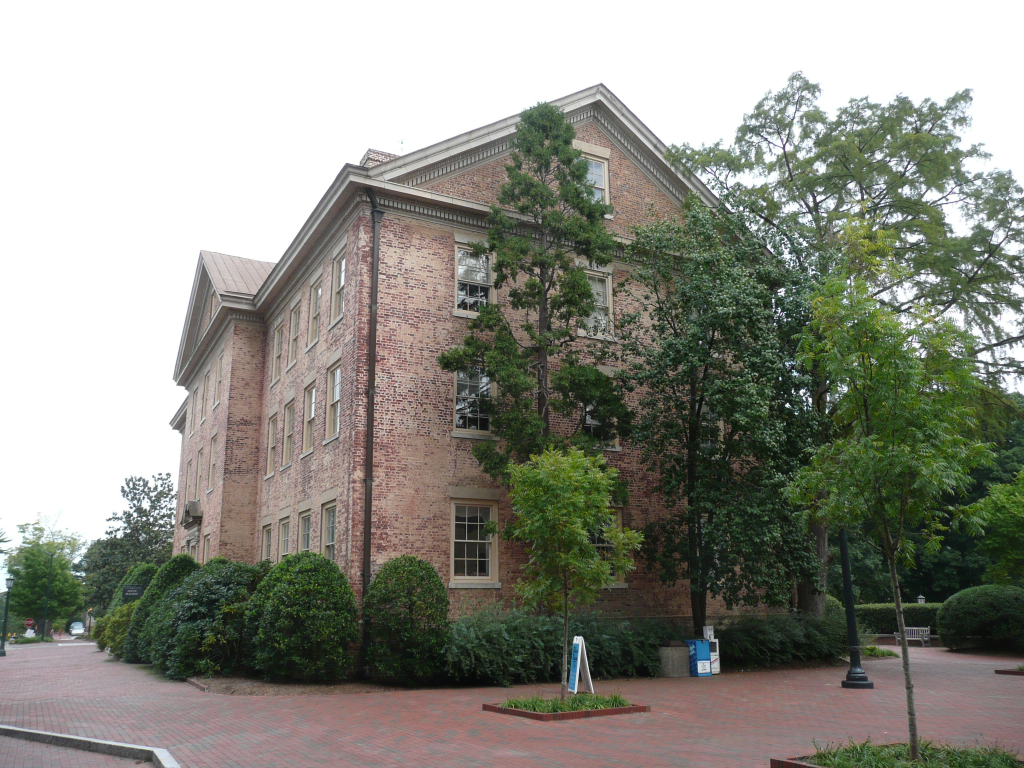
#> input picture feature-detection-3d-reconstruction/south_building_sample.jpg, 3072 x 2304 px (shown at 1/3 size)
$ jupyter execute feature_detection_3d_reconstruction.ipynb
#> lines starting #> are read from the running program, lines starting #| are printed output that depends on the picture
<a href="https://sigmoidal.ai/en/">

</a>

# Feature Detection for 3D Reconstruction

**Author:** Carlos Melo — [sigmoidal.ai](https://sigmoidal.ai/en/)

## Scope and reproducibility

This notebook uses `cv2.SIFT_create()` to extract SIFT keypoints and descriptors. The scale-space and Difference of Gaussians (DoG) cells are **instructional inspections** of the algorithm's principles; they are not a complete reimplementation of Lowe's SIFT.

The full implementation includes subpixel localization, histogram interpolation, and specific rules for assigning multiple orientations. Numerical results may vary with the OpenCV version and platform.

References: [Lowe (2004)](https://www.cs.ubc.ca/~lowe/papers/ijcv04.pdf) and the [COLMAP documentation](https://colmap.github.io/cli.html).

[cell 1]
from pathlib import Path
import sys
from urllib.request import urlretrieve

import cv2
import matplotlib.pyplot as plt
import numpy as np
import scipy
from PIL import Image
from scipy.ndimage import gaussian_filter

plt.rcParams.update({"figure.figsize": (10, 6), "font.size": 11})

print(f"Python: {sys.version.split()[0]}")
print(f"OpenCV: {cv2.__version__}")
print(f"NumPy: {np.__version__}")
print(f"SciPy: {scipy.__version__}")

## Load an image from the South Building dataset

The image is part of the [South Building dataset](https://colmap.github.io/datasets.html), published by the COLMAP project and credited to Christopher Zach. Cropping reduces the computational cost while preserving architectural texture for the analysis.

[cell 2]
image_url = (
    "https://raw.githubusercontent.com/carlosfab/blog-sigmoidal/main/"
    "feature-detection-3d-reconstruction/south_building_sample.jpg"
)
image_path = Path("south_building_sample.jpg")

if not image_path.exists():
    urlretrieve(image_url, image_path)

full_image = Image.open(image_path).convert("RGB")
#> full_image is the input picture: PIL image 3072x2304 RGB; mean R, G, B 141.4, 141.8, 132.5
crop_image = full_image.crop((800, 400, 1600, 1100))
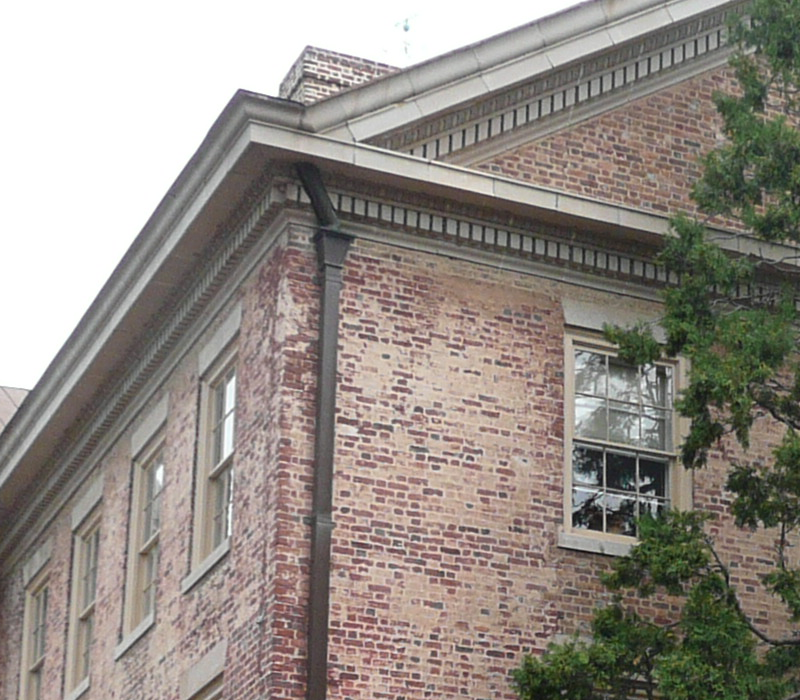
#> crop_image: PIL image 800x700 RGB; mean R, G, B 147.6, 140.7, 133.7
image_rgb = np.asarray(crop_image)
image_gray = cv2.cvtColor(image_rgb, cv2.COLOR_RGB2GRAY)
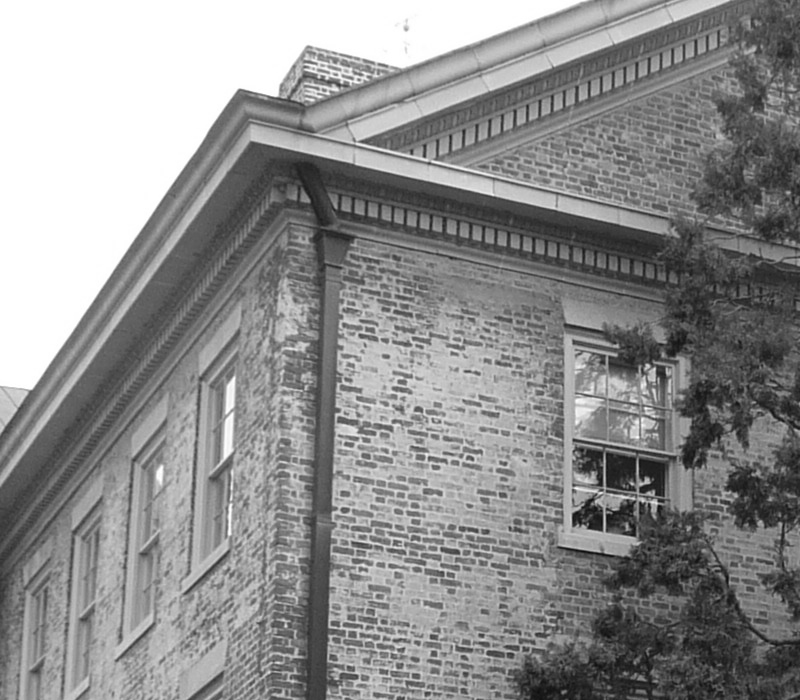
#> image_gray: shape (700, 800); min 7, max 255, mean 141.9

print(f"Original resolution: {full_image.width} × {full_image.height}")
#| Original resolution: 3072 × 2304
print(f"Crop resolution: {image_gray.shape[1]} × {image_gray.shape[0]}")
#| Crop resolution: 800 × 700

fig, axes = plt.subplots(1, 2, figsize=(14, 5))
axes[0].imshow(full_image)
axes[0].set_title("Original image")
axes[1].imshow(image_gray, cmap="gray")
axes[1].set_title("Crop used in the experiment")
for axis in axes:
    axis.axis("off")
plt.tight_layout()
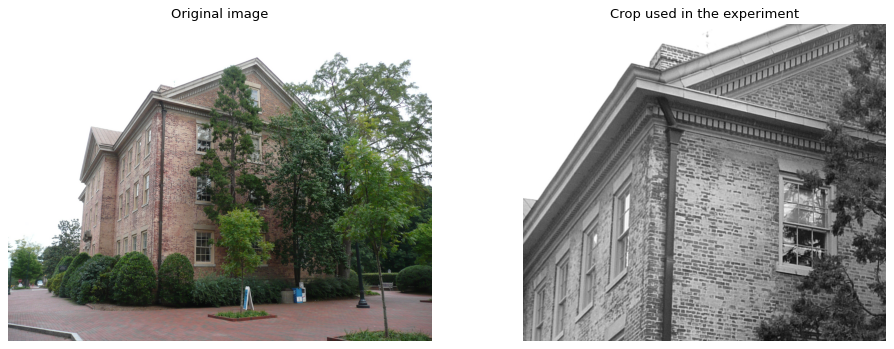
#> figure drawn by matplotlib, 2 panels

## Scale space and Difference of Gaussians

SIFT searches for structures at different scales. With three scale levels per octave, $k = 2^{1/3}$. DoG approximates the scale-normalized Laplacian of Gaussian and highlights local intensity changes.

[cell 3]
base_sigma = 1.6
levels_per_octave = 3
k = 2 ** (1 / levels_per_octave)
sigmas = [base_sigma * (k ** index) for index in range(levels_per_octave + 3)]
scale_space = [
    gaussian_filter(image_gray.astype(np.float64) / 255, sigma=sigma)
    for sigma in sigmas
]
#> scale_space = 6 items
dog = [scale_space[index + 1] - scale_space[index] for index in range(len(scale_space) - 1)]
#> dog = 5 items

print("First-octave sigmas:", [round(sigma, 3) for sigma in sigmas])
fig, axes = plt.subplots(2, 6, figsize=(18, 6))
for index, (image, sigma) in enumerate(zip(scale_space, sigmas)):
    axes[0, index].imshow(image, cmap="gray")
    axes[0, index].set_title(f"σ={sigma:.2f}")
    axes[0, index].axis("off")
#> this loop made 6 passes
#> sigma on passes 1 to 6: 1.6, 2.02, 2.54, 3.2, 4.03, 5.08
for index, image in enumerate(dog):
    axes[1, index].imshow(image, cmap="RdBu", vmin=-0.05, vmax=0.05)
    axes[1, index].set_title(f"DoG {index}")
    axes[1, index].axis("off")
#> this loop made 5 passes
axes[1, -1].axis("off")
plt.tight_layout()
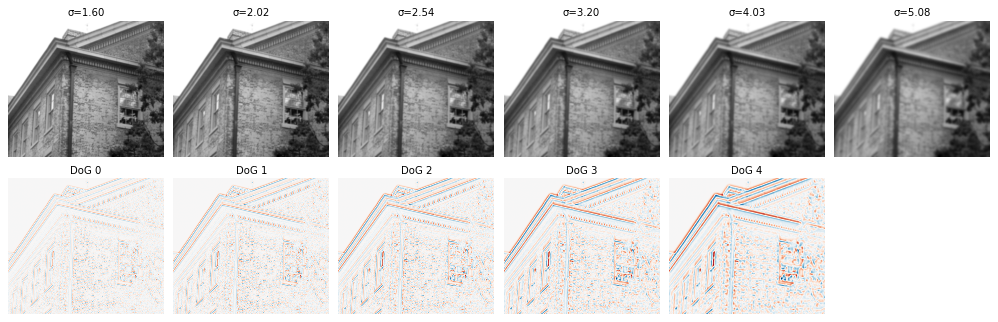
#> figure drawn by matplotlib, 11 panels

## Extract keypoints and descriptors with SIFT

Each keypoint records a position, scale, and orientation. Each SIFT descriptor has 128 components and summarizes the local distribution of gradient orientations.

[cell 4]
sift = cv2.SIFT_create()
keypoints, descriptors = sift.detectAndCompute(image_gray, None)
#> keypoints = 10982 keypoints; strongest (x, y, size): (647, 481, 4.4), (632, 484, 2.4), (647, 366, 3.2), (424, 156, 2.6)

print(f"Detected keypoints: {len(keypoints):,}")
#| Detected keypoints: 10,982
print(f"Descriptor shape: {descriptors.shape}")
#| Descriptor shape: (10982, 128)
print(f"Numeric type: {descriptors.dtype}")
#| Numeric type: float32

keypoint_image = cv2.drawKeypoints(
    image_rgb, keypoints, None,
    flags=cv2.DRAW_MATCHES_FLAGS_DRAW_RICH_KEYPOINTS
)
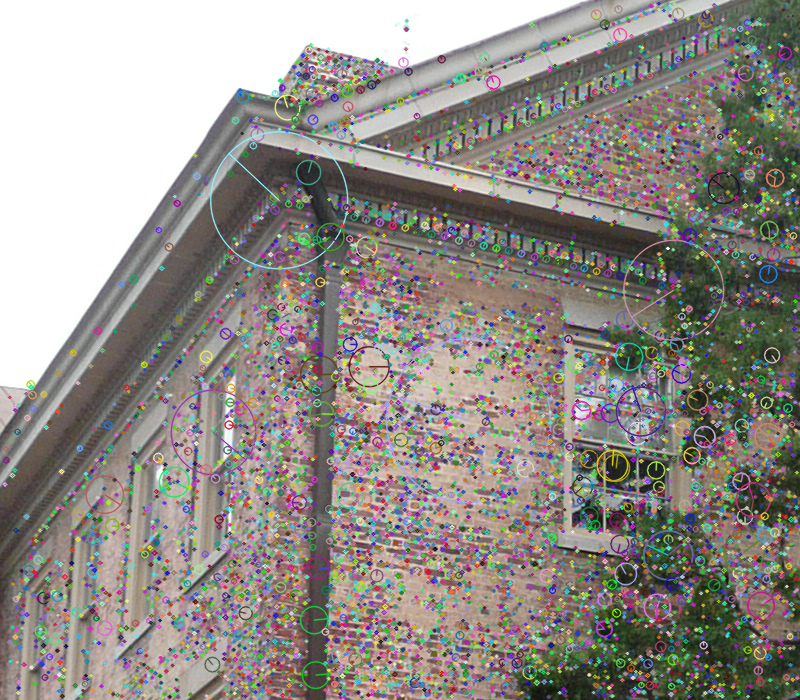
#> keypoint_image: shape (700, 800, 3); mean R, G, B 146.2, 141.5, 135.9
plt.figure(figsize=(12, 8))
plt.imshow(keypoint_image)
plt.title("SIFT keypoints: position, scale, and orientation")
plt.axis("off")
plt.show()

## How texture affects feature availability

The number of keypoints does not measure reconstruction quality in isolation. It indicates where candidate correspondences exist. To avoid an area imbalance, this experiment compares the upper and lower thirds of the crop, two bands with equal dimensions. In SfM, descriptor matches must still pass geometric verification before they can contribute to 3D points.

[cell 5]
y_coordinates = np.array([point.pt[1] for point in keypoints])
#> y_coordinates = 10982 values, max 697.2 at index 615, min 3.11 at index 8667, mean 416
height = image_gray.shape[0]
#> height = 700
upper_third = y_coordinates < 0.30 * height
lower_third = y_coordinates >= 0.70 * height

print(f"Keypoints in the upper third: {upper_third.sum():,}")
#| Keypoints in the upper third: 2,023
print(f"Keypoints in the lower third: {lower_third.sum():,}")
#| Keypoints in the lower third: 4,579
print(f"Lower/upper ratio: {lower_third.sum() / upper_third.sum():.2f}×")
#| Lower/upper ratio: 2.26×

plt.figure(figsize=(10, 4))
plt.hist(y_coordinates, bins=30, color="#245b88", edgecolor="white")
plt.axvspan(0, 0.30 * height, color="#9ecae1", alpha=0.35, label="upper third")
plt.axvspan(0.70 * height, height, color="#fdae6b", alpha=0.25, label="lower third")
plt.xlabel("Vertical keypoint coordinate (pixels)")
plt.ylabel("Number of keypoints")
plt.title("Vertical distribution of SIFT keypoints in the crop")
plt.legend()
plt.tight_layout()
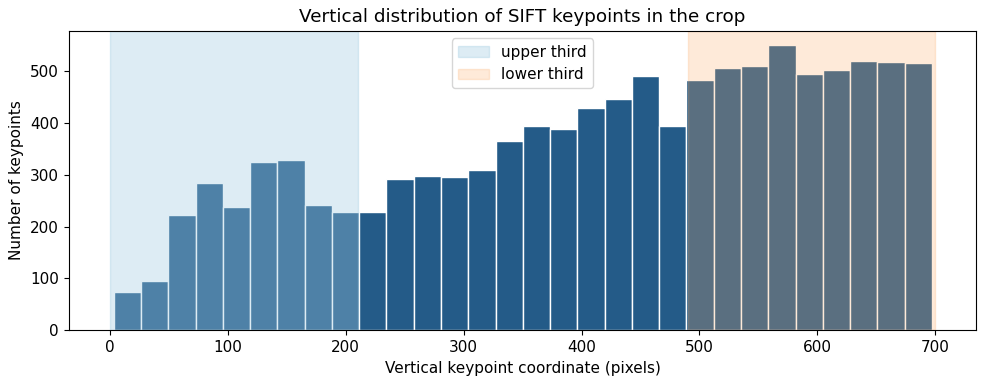
#> figure drawn by matplotlib, 1 panel; tallest bar 551 high, from x = 558.4 to 581.5
